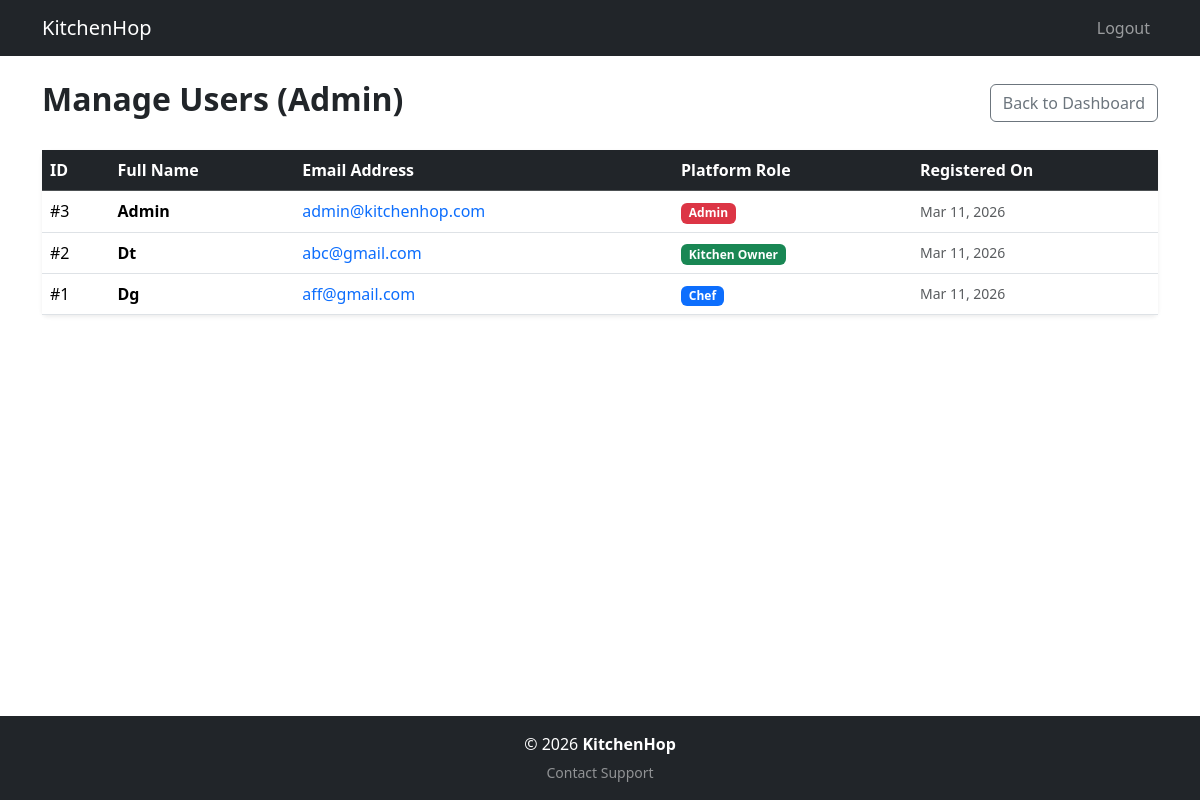
Page /admin/users.php (signed in) on the earlier database version.
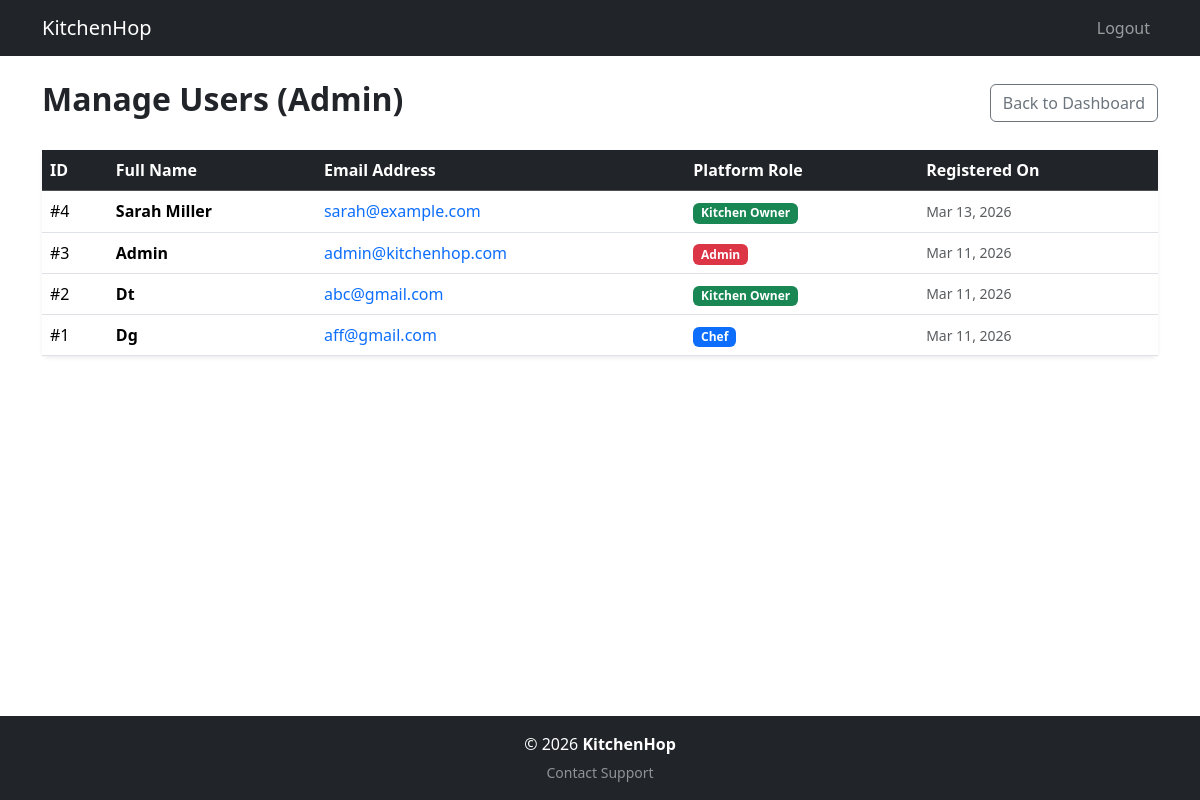
Same page on the later database version.
### tables this page shows
CREATE TABLE `users` (
  `id` int(11) NOT NULL,
  `full_name` varchar(100) DEFAULT NULL,
  `email` varchar(100) DEFAULT NULL,
  `password` varchar(255) DEFAULT NULL,
  `role` enum('chef','owner','admin') DEFAULT NULL,
  `created_at` timestamp NULL DEFAULT current_timestamp()
);

### admin/users.php (the view, shortened to what this page needs)
<?php
require "../config/database.php";
$stmt = $pdo->query("SELECT * FROM users ORDER BY created_at DESC");
$users = $stmt->fetchAll();
include "../includes/header.php";
?>
<div class="d-flex justify-content-between align-items-center mt-4 mb-4">
    <h2 class="fw-bold">Manage Users (Admin)</h2>
    <a href="/admin/dashboard.php" class="btn btn-outline-secondary">Back to Dashboard</a>
</div>
<div class="card shadow-sm border-0 mb-5">
    <div class="card-body p-0">
        <div class="table-responsive">
            <table class="table table-hover align-middle mb-0">
                <thead class="table-dark">
                    <tr>
                        <th>ID</th>
                        <th>Full Name</th>
                        <th>Email Address</th>
                        <th>Platform Role</th>
                        <th>Registered On</th>
                    </tr>
                </thead>
                <tbody>
                    <?php if(count($users) > 0): ?>
                        <?php foreach($users as $u): ?>
                            <tr>
                                <td>#<?php echo htmlspecialchars($u['id']); ?></td>
                                <td class="fw-bold"><?php echo htmlspecialchars($u['full_name']); ?></td>
                                <td>
                                    <a href="mailto:<?php echo htmlspecialchars($u['email']); ?>" class="text-decoration-none">
                                        <?php echo htmlspecialchars($u['email']); ?>
                                    </a>
                                </td>
                                <td>
                                    <?php if($u['role'] == 'admin'): ?>
                                        <span class="badge bg-danger">Admin</span>
                                    <?php elseif($u['role'] == 'owner'): ?>
                                        <span class="badge bg-success">Kitchen Owner</span>
                                    <?php else: ?>
                                        <span class="badge bg-primary">Chef</span>
                                    <?php endif; ?>
                                </td>
                                <td class="text-muted small">
                                    <?php echo htmlspecialchars(date('M d, Y', strtotime($u['created_at']))); ?>
                                </td>
                            </tr>
                        <?php endforeach; ?>
                    <?php else: ?>
                        <tr>
                            <td colspan="5" class="text-center py-4 text-muted">No users found in the system.</td>
                        </tr>
                    <?php endif; ?>
                </tbody>
            </table>
        </div>
    </div>
</div>
<?php
include "../includes/footer.php";
?>

Differences in the rows shown:
added users: id "4", full_name "Sarah Miller", email "sarah@example.com", role "Kitchen Owner", created_at "Mar 13, 2026"
